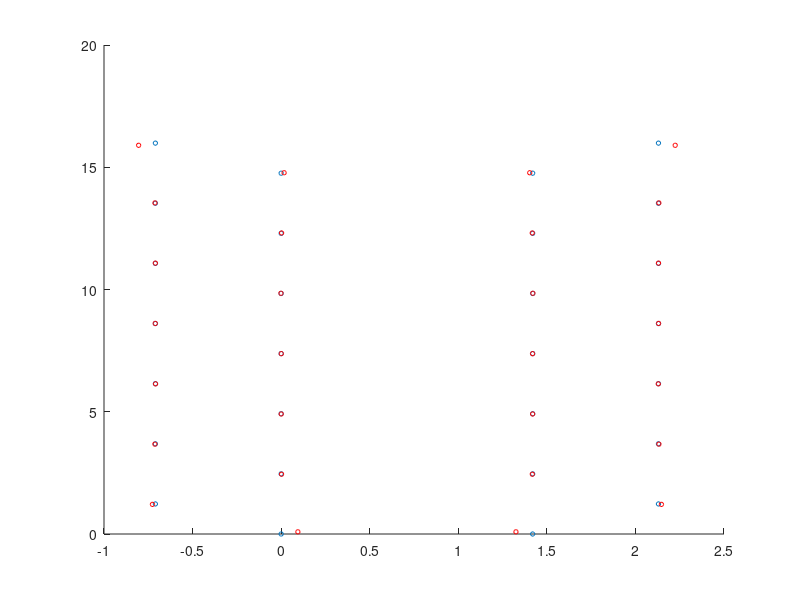

Recreate this plot in MATLAB.
clear; clc;


coord1 = [   0.00000    0.00000    0.00000;
    2.13000    1.22976    0.00000;
    0.00000    2.45951    0.00000;
    2.13000    3.68927    0.00000;
    0.00000    4.91902    0.00000;
    2.13000    6.14878    0.00000;
    0.00000    7.37854    0.00000;
    2.13000    8.60829    0.00000;
    0.00000    9.83805    0.00000;
    2.13000   11.06780    0.00000;
    0.00000   12.29756    0.00000;
    2.13000   13.52732    0.00000;
    0.00000   14.75707    0.00000;
    2.13000   15.98683    0.00000;
    1.42000    0.00000    0.00000;
   -0.71000    1.22976    0.00000;
    1.42000    2.45951    0.00000;
   -0.71000    3.68927    0.00000;
    1.42000    4.91902    0.00000;
   -0.71000    6.14878    0.00000;
    1.42000    7.37854    0.00000;
   -0.71000    8.60829    0.00000;
    1.42000    9.83805    0.00000;
   -0.71000   11.06780    0.00000;
    1.42000   12.29756    0.00000;
   -0.71000   13.52732    0.00000;
    1.42000   14.75707    0.00000;
   -0.71000   15.98683    0.00000];
	
coord2 = 0.529177*[1.7854311628E-01  1.6827447171E-01  6.2526728858E-30;
                       4.0566940089E+00  2.2892320714E+00  6.2127369134E-30;
                       4.2469969937E-03  4.6205584107E+00  6.3613307617E-30;
                       4.0301355070E+00  6.9441694477E+00  6.2987474913E-30;
                       4.2093373272E-04  9.2755352079E+00 -2.0253343933E-29;
                       4.0230492273E+00  1.1604422336E+01  6.3325448304E-30;
                       1.2601877216E-03  1.3937745153E+01 -3.5900384046E-29;
                       4.0264011344E+00  1.6273163809E+01  6.2870338376E-30;
                      -2.0590614778E-03  1.8606451750E+01  6.2526728858E-30;
                       4.0255520635E+00  2.0935176067E+01  6.2526728858E-30;
                       4.9787976622E-03  2.3266405960E+01  6.2504893781E-30;
                       4.0293883870E+00  2.5590068373E+01  6.2851792169E-30;
                       3.1604199263E-02  2.7921558436E+01  6.2526728858E-30;
                       4.2037215631E+00  3.0042332640E+01  6.2526728858E-30;
                       2.5048679924E+00  1.6827447171E-01  6.2526728858E-30;
                      -1.3732829002E+00  2.2892320714E+00  8.9249649031E-30;
                       2.6791641117E+00  4.6205584107E+00  6.2183119339E-30;
                      -1.3467243983E+00  6.9441694477E+00  6.2526728858E-30;
                       2.6829901750E+00  9.2755352079E+00  6.2526728858E-30;
                      -1.3396381186E+00  1.1604422336E+01 -1.5290370015E-29;
                       2.6821509210E+00  1.3937745153E+01  6.2526728858E-30;
                      -1.3429900257E+00  1.6273163809E+01  6.2526728858E-30;
                       2.6854701702E+00  1.8606451750E+01 -6.0192548404E-29;
                      -1.3421409548E+00  2.0935176067E+01  6.2526728858E-30;
                       2.6784323110E+00  2.3266405960E+01  6.2747536905E-30;
                      -1.3459772783E+00  2.5590068373E+01  3.5727692672E-29;
                       2.6518069094E+00  2.7921558436E+01  6.2526728858E-30;
                      -1.5203104544E+00  3.0042332640E+01 -4.4569213861E-29];
 
scatter(coord1(:,1), coord1(:,2), coord1(:,3)+10)
hold on;
scatter(coord2(:,1), coord2(:,2), coord2(:,3)+10, 'r')